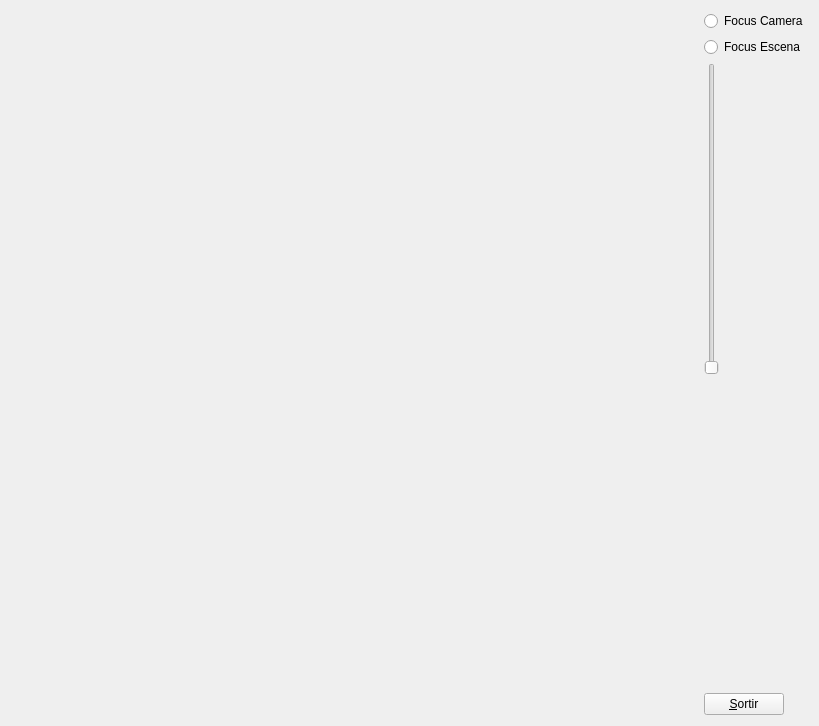
<?xml version="1.0" encoding="UTF-8"?>
<ui version="4.0">
 <class>MyForm</class>
 <widget class="QWidget" name="MyForm">
  <property name="geometry">
   <rect>
    <x>0</x>
    <y>0</y>
    <width>819</width>
    <height>726</height>
   </rect>
  </property>
  <property name="windowTitle">
   <string>Form</string>
  </property>
  <layout class="QHBoxLayout" name="horizontalLayout">
   <item>
    <widget class="MyGLWidget" name="widget" native="true">
     <property name="sizePolicy">
      <sizepolicy hsizetype="Expanding" vsizetype="Expanding">
       <horstretch>0</horstretch>
       <verstretch>0</verstretch>
      </sizepolicy>
     </property>
    </widget>
   </item>
   <item>
    <layout class="QVBoxLayout" name="verticalLayout">
     <item>
      <widget class="QRadioButton" name="radioButton">
       <property name="text">
        <string>Focus Camera</string>
       </property>
      </widget>
     </item>
     <item>
      <widget class="QRadioButton" name="radioButton_2">
       <property name="text">
        <string>Focus Escena</string>
       </property>
      </widget>
     </item>
     <item>
      <widget class="QSlider" name="verticalSlider">
       <property name="orientation">
        <enum>Qt::Vertical</enum>
       </property>
      </widget>
     </item>
     <item>
      <spacer name="verticalSpacer">
       <property name="orientation">
        <enum>Qt::Vertical</enum>
       </property>
       <property name="sizeHint" stdset="0">
        <size>
         <width>20</width>
         <height>40</height>
        </size>
       </property>
      </spacer>
     </item>
     <item>
      <widget class="QPushButton" name="pushButton">
       <property name="sizePolicy">
        <sizepolicy hsizetype="Fixed" vsizetype="Fixed">
         <horstretch>0</horstretch>
         <verstretch>0</verstretch>
        </sizepolicy>
       </property>
       <property name="text">
        <string>&amp;Sortir</string>
       </property>
      </widget>
     </item>
    </layout>
   </item>
  </layout>
 </widget>
 <customwidgets>
  <customwidget>
   <class>MyGLWidget</class>
   <extends>QWidget</extends>
   <header>MyGLWidget.h</header>
   <container>1</container>
   <slots>
    <signal>CanviaSlider(int)</signal>
    <signal>pasaEscena()</signal>
    <signal>pasaCamera()</signal>
    <slot>canviFOV(int)</slot>
    <slot>focusCamera()</slot>
    <slot>focusEscena()</slot>
    <slot>canviCamera()</slot>
    <slot>canviModel()</slot>
    <slot>canviEscala(int)</slot>
    <slot>canvienX(int)</slot>
    <slot>canvienY(int)</slot>
   </slots>
  </customwidget>
 </customwidgets>
 <resources/>
 <connections>
  <connection>
   <sender>pushButton</sender>
   <signal>clicked()</signal>
   <receiver>MyForm</receiver>
   <slot>close()</slot>
   <hints>
    <hint type="sourcelabel">
     <x>786</x>
     <y>717</y>
    </hint>
    <hint type="destinationlabel">
     <x>839</x>
     <y>529</y>
    </hint>
   </hints>
  </connection>
  <connection>
   <sender>verticalSlider</sender>
   <signal>valueChanged(int)</signal>
   <receiver>widget</receiver>
   <slot>canviFOV(int)</slot>
   <hints>
    <hint type="sourcelabel">
     <x>719</x>
     <y>257</y>
    </hint>
    <hint type="destinationlabel">
     <x>685</x>
     <y>377</y>
    </hint>
   </hints>
  </connection>
  <connection>
   <sender>widget</sender>
   <signal>CanviaSlider(int)</signal>
   <receiver>verticalSlider</receiver>
   <slot>setValue(int)</slot>
   <hints>
    <hint type="sourcelabel">
     <x>700</x>
     <y>472</y>
    </hint>
    <hint type="destinationlabel">
     <x>719</x>
     <y>329</y>
    </hint>
   </hints>
  </connection>
  <connection>
   <sender>radioButton</sender>
   <signal>clicked()</signal>
   <receiver>widget</receiver>
   <slot>focusCamera()</slot>
   <hints>
    <hint type="sourcelabel">
     <x>782</x>
     <y>15</y>
    </hint>
    <hint type="destinationlabel">
     <x>696</x>
     <y>52</y>
    </hint>
   </hints>
  </connection>
  <connection>
   <sender>radioButton_2</sender>
   <signal>clicked(bool)</signal>
   <receiver>widget</receiver>
   <slot>focusEscena()</slot>
   <hints>
    <hint type="sourcelabel">
     <x>783</x>
     <y>46</y>
    </hint>
    <hint type="destinationlabel">
     <x>698</x>
     <y>73</y>
    </hint>
   </hints>
  </connection>
  <connection>
   <sender>widget</sender>
   <signal>pasaEscena()</signal>
   <receiver>radioButton_2</receiver>
   <slot>click()</slot>
   <hints>
    <hint type="sourcelabel">
     <x>700</x>
     <y>117</y>
    </hint>
    <hint type="destinationlabel">
     <x>801</x>
     <y>45</y>
    </hint>
   </hints>
  </connection>
  <connection>
   <sender>widget</sender>
   <signal>pasaCamera()</signal>
   <receiver>radioButton</receiver>
   <slot>click()</slot>
   <hints>
    <hint type="sourcelabel">
     <x>692</x>
     <y>31</y>
    </hint>
    <hint type="destinationlabel">
     <x>734</x>
     <y>11</y>
    </hint>
   </hints>
  </connection>
 </connections>
</ui>
